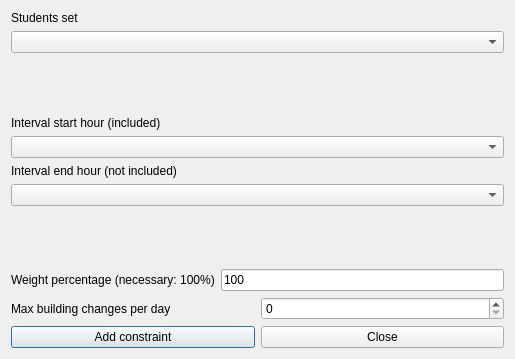
<?xml version="1.0" encoding="UTF-8"?>
<ui version="4.0">
 <class>AddConstraintStudentsSetMaxBuildingChangesPerRealDayInIntervalForm_template</class>
 <widget class="QDialog" name="AddConstraintStudentsSetMaxBuildingChangesPerRealDayInIntervalForm_template">
  <property name="geometry">
   <rect>
    <x>0</x>
    <y>0</y>
    <width>514</width>
    <height>359</height>
   </rect>
  </property>
  <property name="windowTitle">
   <string extracomment="This is the title of the dialog to add a new constraint of this type">Add students set max building changes per real day in interval</string>
  </property>
  <layout class="QGridLayout" name="gridLayout">
   <item row="0" column="0">
    <layout class="QVBoxLayout">
     <item>
      <widget class="QLabel" name="studentsTextLabel">
       <property name="frameShape">
        <enum>QFrame::NoFrame</enum>
       </property>
       <property name="frameShadow">
        <enum>QFrame::Plain</enum>
       </property>
       <property name="text">
        <string>Students set</string>
       </property>
       <property name="wordWrap">
        <bool>false</bool>
       </property>
      </widget>
     </item>
     <item>
      <widget class="QComboBox" name="studentsComboBox">
       <property name="editable">
        <bool>false</bool>
       </property>
       <property name="insertPolicy">
        <enum>QComboBox::NoInsert</enum>
       </property>
       <property name="duplicatesEnabled">
        <bool>false</bool>
       </property>
      </widget>
     </item>
    </layout>
   </item>
   <item row="1" column="0">
    <spacer name="spacer1">
     <property name="orientation">
      <enum>Qt::Vertical</enum>
     </property>
     <property name="sizeType">
      <enum>QSizePolicy::Expanding</enum>
     </property>
     <property name="sizeHint" stdset="0">
      <size>
       <width>20</width>
       <height>21</height>
      </size>
     </property>
    </spacer>
   </item>
   <item row="2" column="0">
    <layout class="QVBoxLayout" name="verticalLayout">
     <item>
      <widget class="QLabel" name="startTextLabel">
       <property name="frameShape">
        <enum>QFrame::NoFrame</enum>
       </property>
       <property name="frameShadow">
        <enum>QFrame::Plain</enum>
       </property>
       <property name="text">
        <string extracomment="This field refers to a constraint operating on a given hourly interval. The selected start hour of the interval is included (is counted) in the constraint, while the selected end hour of the interval is not included (is not counted) in the constraint.">Interval start hour (included)</string>
       </property>
       <property name="wordWrap">
        <bool>false</bool>
       </property>
      </widget>
     </item>
     <item>
      <widget class="QComboBox" name="startHourComboBox">
       <property name="editable">
        <bool>false</bool>
       </property>
       <property name="insertPolicy">
        <enum>QComboBox::NoInsert</enum>
       </property>
       <property name="duplicatesEnabled">
        <bool>false</bool>
       </property>
      </widget>
     </item>
    </layout>
   </item>
   <item row="3" column="0">
    <layout class="QVBoxLayout" name="verticalLayout_2">
     <item>
      <widget class="QLabel" name="endTextLabel">
       <property name="frameShape">
        <enum>QFrame::NoFrame</enum>
       </property>
       <property name="frameShadow">
        <enum>QFrame::Plain</enum>
       </property>
       <property name="text">
        <string extracomment="This field refers to a constraint operating on a given hourly interval. The selected start hour of the interval is included (is counted) in the constraint, while the selected end hour of the interval is not included (is not counted) in the constraint.">Interval end hour (not included)</string>
       </property>
       <property name="wordWrap">
        <bool>false</bool>
       </property>
      </widget>
     </item>
     <item>
      <widget class="QComboBox" name="endHourComboBox">
       <property name="editable">
        <bool>false</bool>
       </property>
       <property name="insertPolicy">
        <enum>QComboBox::NoInsert</enum>
       </property>
       <property name="duplicatesEnabled">
        <bool>false</bool>
       </property>
      </widget>
     </item>
    </layout>
   </item>
   <item row="4" column="0">
    <spacer name="verticalSpacer">
     <property name="orientation">
      <enum>Qt::Vertical</enum>
     </property>
     <property name="sizeHint" stdset="0">
      <size>
       <width>493</width>
       <height>24</height>
      </size>
     </property>
    </spacer>
   </item>
   <item row="5" column="0">
    <layout class="QHBoxLayout">
     <item>
      <widget class="QLabel" name="weightTextLabel">
       <property name="frameShape">
        <enum>QFrame::NoFrame</enum>
       </property>
       <property name="frameShadow">
        <enum>QFrame::Plain</enum>
       </property>
       <property name="text">
        <string>Weight percentage (necessary: 100%)</string>
       </property>
       <property name="wordWrap">
        <bool>false</bool>
       </property>
      </widget>
     </item>
     <item>
      <widget class="QLineEdit" name="weightLineEdit">
       <property name="text">
        <string notr="true">100</string>
       </property>
      </widget>
     </item>
    </layout>
   </item>
   <item row="6" column="0">
    <layout class="QHBoxLayout">
     <item>
      <widget class="QLabel" name="textLabel1">
       <property name="text">
        <string>Max building changes per day</string>
       </property>
       <property name="wordWrap">
        <bool>false</bool>
       </property>
      </widget>
     </item>
     <item>
      <widget class="QSpinBox" name="maxChangesSpinBox"/>
     </item>
    </layout>
   </item>
   <item row="7" column="0">
    <layout class="QHBoxLayout">
     <item>
      <widget class="QPushButton" name="addConstraintPushButton">
       <property name="text">
        <string>Add constraint</string>
       </property>
      </widget>
     </item>
     <item>
      <widget class="QPushButton" name="closePushButton">
       <property name="text">
        <string>Close</string>
       </property>
      </widget>
     </item>
    </layout>
   </item>
  </layout>
 </widget>
 <layoutdefault spacing="6" margin="11"/>
 <resources/>
 <connections/>
</ui>
